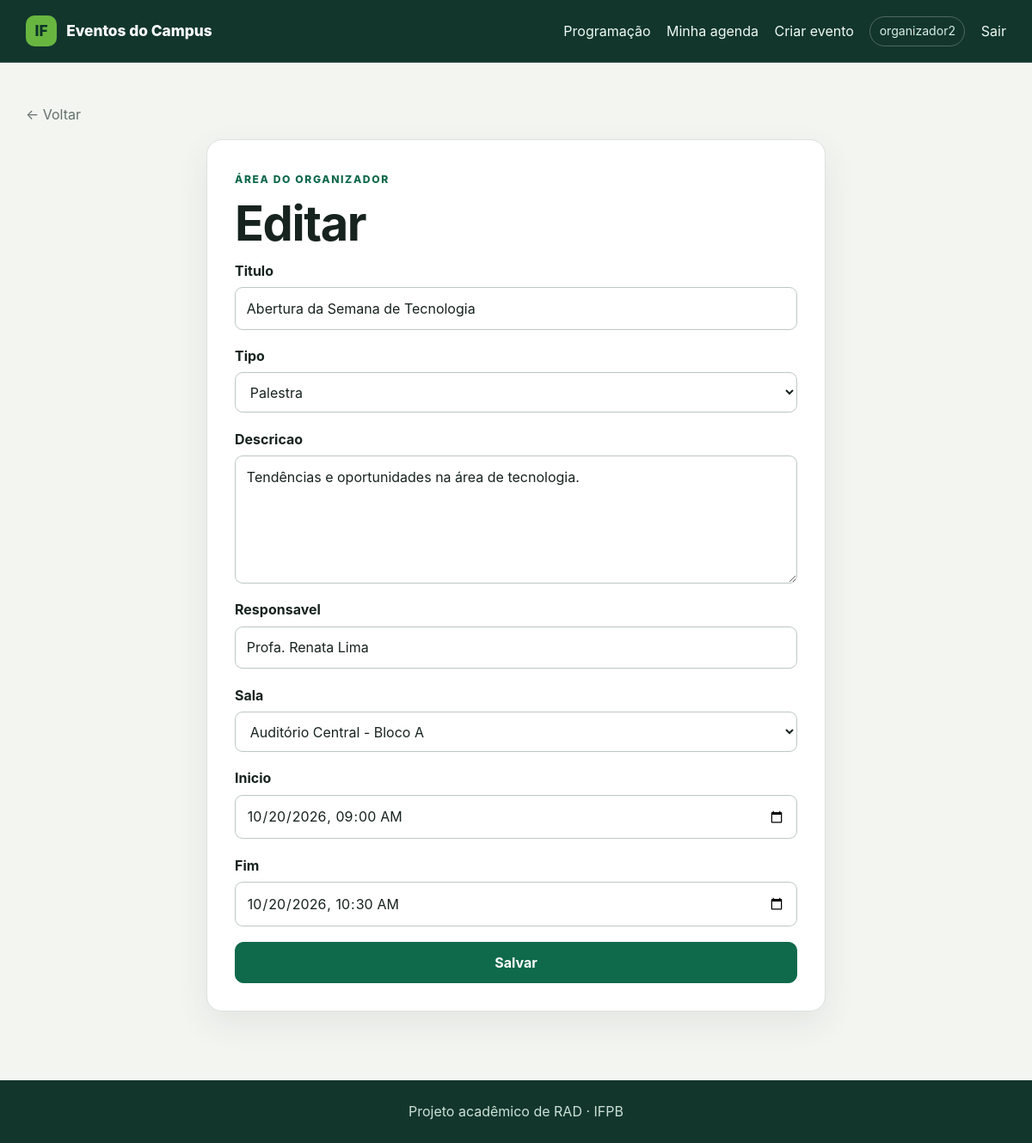
Screenshot of /atividades/1/editar/ (signed in) with the database file from the repository.
### eventos/models.py (models this page shows, shortened)
class Atividade(models.Model):
    class Tipo(models.TextChoices):
        PALESTRA = "PALESTRA", "Palestra"
        TREINAMENTO = "TREINAMENTO", "Treinamento"
        APRESENTACAO = "APRESENTACAO", "Apresentação"
    evento = models.ForeignKey(Evento, on_delete=models.CASCADE, related_name="atividades")
    titulo = models.CharField(max_length=180)
    tipo = models.CharField(max_length=20, choices=Tipo.choices)
    descricao = models.TextField()
    responsavel = models.CharField(max_length=150)
    sala = models.ForeignKey(Sala, on_delete=models.PROTECT, related_name="atividades")
    inicio = models.DateTimeField()
    fim = models.DateTimeField()
    class Meta:
        ordering = ["inicio", "titulo"]

### eventos/views.py (the view, shortened to what this page needs)
class AtividadeUpdateView(OrganizadorRequiredMixin, AtividadeOwnerQuerysetMixin, UpdateView):
    model = Atividade
    form_class = AtividadeForm
    template_name = "eventos/form.html"
    def get_form_kwargs(self):
        kwargs = super().get_form_kwargs()
        kwargs["evento"] = self.object.evento
        return kwargs

### eventos/forms.py
class AtividadeForm(forms.ModelForm):
    class Meta:
        model = Atividade
        fields = ["titulo", "tipo", "descricao", "responsavel", "sala", "inicio", "fim"]
        widgets = {
            "descricao": forms.Textarea(attrs={"rows": 5}),
            "inicio": DateTimeLocalInput(format="%Y-%m-%dT%H:%M"),
            "fim": DateTimeLocalInput(format="%Y-%m-%dT%H:%M"),
        }
    def __init__(self, *args, evento, **kwargs):
        super().__init__(*args, **kwargs)
        self.instance.evento = evento
        self.fields["inicio"].input_formats = ["%Y-%m-%dT%H:%M"]
        self.fields["fim"].input_formats = ["%Y-%m-%dT%H:%M"]

### eventos/context_processors.py (called while the page is built)
def papeis(request):
    return {"usuario_eh_organizador": eh_organizador(request.user)}

### eventos/models.py (called while the page is built)
    def __str__(self):
        return f"{self.nome} - Bloco {self.bloco}"

### eventos/permissions.py (called while the page is built)
def eh_organizador(user):
    return user.is_authenticated and user.groups.filter(name="Organizadores").exists()

    def test_func(self):
        return eh_organizador(self.request.user)

### eventos/views.py (called while the page is built)
    def get_queryset(self):
        return Atividade.objects.filter(evento__organizador=self.request.user).select_related("evento")

### templates/eventos/form.html (shortened to what this page needs)
{% extends "base.html" %}
{% block content %}
<a class="back-link" href="javascript:history.back()">← Voltar</a>
<section class="card form-card">
    <p class="eyebrow">Área do organizador</p>
    <h1>{% if object %}Editar{% else %}Cadastrar{% endif %}</h1>
    <form method="post" class="form-stack">
        {% for field in form %}
            <div class="field {% if field.field.widget.input_type == 'checkbox' %}field-checkbox{% endif %}">
                <label for="{{ field.id_for_label }}">{{ field.label }}</label>
                {{ field }}
            </div>
        {% endfor %}
        <button class="button" type="submit">Salvar</button>
    </form>
</section>
{% endblock %}

### templates/base.html (shortened to what this page needs)
{% load static %}
<!doctype html>
<html lang="pt-br">
<head>
    <link rel="stylesheet" href="{% static 'css/app.css' %}">
</head>
<body>
    <header class="topbar">
        <div class="container nav-wrap">
            <a class="brand" href="{% url 'eventos:lista' %}">
                <span class="brand-mark">IF</span>
                <span>Eventos do Campus</span>
            </a>
            <nav class="nav" aria-label="Navegação principal">
                <a href="{% url 'eventos:lista' %}">Programação</a>
                {% if user.is_authenticated %}
                    <a href="{% url 'eventos:agenda' %}">Minha agenda</a>
                    {% if usuario_eh_organizador %}
                        <a href="{% url 'eventos:evento_criar' %}">Criar evento</a>
                    {% endif %}
                    <span class="user-chip">{{ user.username }}</span>
                    <form method="post" action="{% url 'logout' %}" class="inline-form">
                        <button class="link-button" type="submit">Sair</button>
                    </form>
                {% else %}
                    <a href="{% url 'login' %}">Entrar</a>
                    <a class="button button-small" href="{% url 'cadastro' %}">Criar conta</a>
                {% endif %}
            </nav>
        </div>
    </header>
    <main class="container page">
        {% block content %}{% endblock %}
    </main>
    <footer>
        <div class="container">Projeto acadêmico de RAD · IFPB</div>
    </footer>
</body>
</html>

### static/css/app.css (style rules this page uses)
:root { --ink: #17231f; --muted: #63706b; --surface: #ffffff; --canvas: #f3f5f1; --line: #dce2dd; --green: #0f694b; --green-dark: #0a4d38; --green-soft: #e4f3ec; --gold: #b87912; --gold-soft: #fff2d6; --danger: #a93434; --danger-soft: #fdeaea; --shadow: 0 14px 38px rgba(24, 50, 40, .08); }
* { box-sizing: border-box; }
body { margin: 0; color: var(--ink); background: var(--canvas); font: 16px/1.55 Inter, ui-sans-serif, system-ui, -apple-system, "Segoe UI", sans-serif; }
a { color: var(--green-dark); }
h1, h2, h3 { margin: 0 0 .65rem; line-height: 1.15; letter-spacing: -.025em; }
h1 { font-size: clamp(2rem, 5vw, 3.5rem); }
p { margin: .35rem 0 1rem; }
.container { width: min(1140px, calc(100% - 2rem)); margin-inline: auto; }
.page { min-height: calc(100vh - 150px); padding-block: 3rem 5rem; }
.topbar { position: sticky; z-index: 10; top: 0; border-bottom: 1px solid rgba(255,255,255,.12); background: #12362c; color: white; }
.nav-wrap { min-height: 72px; display: flex; align-items: center; justify-content: space-between; gap: 1.5rem; }
.brand { display: flex; align-items: center; gap: .7rem; color: white; font-size: 1.08rem; font-weight: 800; text-decoration: none; }
.brand-mark { display: grid; width: 36px; height: 36px; place-items: center; border-radius: 10px; background: #68b640; color: #0b3428; }
.nav { display: flex; align-items: center; flex-wrap: wrap; gap: 1.15rem; }
.nav a, .link-button { color: #effaf4; font: inherit; text-decoration: none; }
.link-button { padding: 0; border: 0; background: none; cursor: pointer; }
.inline-form { display: inline; margin: 0; }
.user-chip { padding: .35rem .65rem; border: 1px solid rgba(255,255,255,.25); border-radius: 999px; color: #d9eee5; font-size: .88rem; }
.eyebrow { margin-bottom: .55rem; color: var(--green); font-size: .76rem; font-weight: 800; letter-spacing: .13em; text-transform: uppercase; }
.card { padding: 1.5rem; border: 1px solid var(--line); border-radius: 18px; background: var(--surface); box-shadow: var(--shadow); }
.button { display: inline-flex; min-height: 44px; align-items: center; justify-content: center; padding: .65rem 1rem; border: 1px solid var(--green); border-radius: 10px; background: var(--green); color: white; font: inherit; font-weight: 750; text-decoration: none; cursor: pointer; }
.back-link { display: inline-block; margin-bottom: 1rem; color: var(--muted); text-decoration: none; }
.form-card { width: min(720px, 100%); margin-inline: auto; padding: 2rem; }
.form-stack { display: grid; gap: 1.15rem; }
.field { display: grid; gap: .4rem; }
.field label { font-weight: 750; }
.field input:not([type="checkbox"]), .field select, .field textarea { width: 100%; padding: .72rem .8rem; border: 1px solid #bdc8c1; border-radius: 9px; background: white; color: var(--ink); font: inherit; }
footer { padding: 1.5rem 0; background: #12362c; color: #cde0d7; text-align: center; }

### rows the page displays
Atividade: form "Abertura da Semana de Tecnologia" "Palestra" "Tendências e oportunidades na área de tecnologia." "Profa. Renata Lima" "Auditório Central - Bloco A" "10/20/2026 09:00" "10/20/2026 10:30"

### other values shown
{{ user.username }} "organizador2"
{{ field.label }} "Titulo" "Tipo" "Descricao" "Responsavel" "Sala" "Inicio" "Fim"
